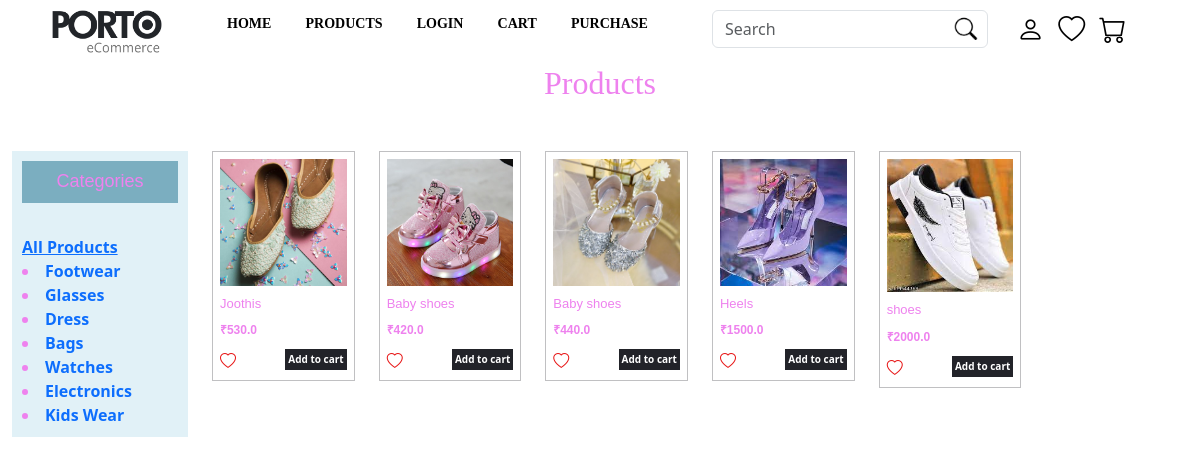
The app's page /products/3 with its own data.
### pages/models.py (models this page shows, shortened)
class Category(models.Model):
    cat_name=models.CharField(max_length=255)
    cat_image=models.ImageField(null=True,upload_to='uploads')
    cat_pro_count=models.IntegerField()

class Product(models.Model): #uploaded product details are shown in this model
    product_name=models.CharField(max_length=255)
    product_price=models.FloatField()
    product_image=models.CharField(max_length=255)
    product_desc=models.CharField(null=True,max_length=400)
    product_cat=models.IntegerField(null=True)

### pages/views.py (the view)
# urls.py: path('products/<int:id>',views.viewproducts,name='products'),
def viewproducts(request,id):
    cats = Category.objects.all()
    if id==0:
        products = Product.objects.all().order_by('-id').values()
    else:
        products = Product.objects.filter(product_cat=id).order_by('-id').values()
    context = {
        'products' : products,
        'cats' : cats
    }
    template = loader.get_template('viewproducts.html')
    return HttpResponse(template.render(context,request))

### pages/templates/viewproducts.html (shortened to what this page needs)
{% extends 'master.html' %}
{% load static %}
{% block content %}
<section>
    <h2 class="prohead">Products</h2> <br>
    <div class="container-fluid">
        <div class="row">
            <div class="col-sm-2">
                <div class="cats">
                        <h2 class="cathead">Categories</h2> <br>
                        <a href="/products/0">All Products</a>
                        {% for x in cats %}
                            <li><a href="/products/{{x.id}}" style="text-decoration: none;">{{ x.cat_name }}</a></li>
                        {% endfor %}
                </div>
            </div>
            <div class="col-sm-10">
                <div class="row">
                    {% for x in products %}
                    <div class="col-sm-2">
                        <div class="proimg">
                            <img src="{% static 'uploads/' %}{{x.product_image}}" alt="" width="100%">
                            <h6 class="head">{{ x.product_name }}</h6>
                            <span>
                                <p class="price1">₹{{ x.product_price }}</p>
                            </span>
                                    <div class="row">
                                        <div class="col-sm-3">
                                            <a href="/addtowish/{{x.id}}"><i class="bi-heart" style=" cursor: pointer; color: rgb(231, 19, 19);  "></i></a>
                                        </div>
                                        <div class="col-sm-9">
                                            <a href="/addtocart/{{x.id}}" class="cart" style="padding: 3px;font-size: 10px;">Add to cart</a>
                                        </div>
                                    </div>
                        </div>
                    </div>
                    {% endfor %}
                </div>
            </div>
        </div>
    </div>
</section>
{% endblock %}

### pages/templates/master.html (shortened to what this page needs)
{% load static %}
<!DOCTYPE html>
<html lang="en">
<head>
    <link href="https://cdn.jsdelivr.net/npm/bootstrap@5.3.1/dist/css/bootstrap.min.css" rel="stylesheet">
    <link rel="stylesheet" href="https://cdn.jsdelivr.net/npm/bootstrap-icons@1.10.5/font/bootstrap-icons.css">
    <link href="https://unpkg.com/aos@2.3.1/dist/aos.css" rel="stylesheet">
    <link rel="stylesheet" href="{% static 'shopping.css' %}">
    <link rel="stylesheet" type="text/css" href="{% static 'slick/slick/slick.css' %}">
    <link rel="stylesheet" type="text/css" href="{% static 'slick/slick/slick-theme.css' %} ">
    <link href="https://cdn.jsdelivr.net/npm/bootstrap@5.3.1/dist/css/bootstrap.min.css" rel="stylesheet">
  <link rel="stylesheet" href="{% static 'myglobal.css' %}">
</head>
<body>
    <section class="sec1">
        <div class="container-fluid">
            <div class="row">
                <div class="col-sm-2">
                <a href="/"><img src="{% static 'logo.png' %}" width="110px" class="logo"></a>
                </div>
                <div class="col-sm-5">
                    <a href="/" class="toplink" >Home</a>
                    <a href="/products/0" class="toplink">Products</a>
                    {% if 'usersess' not in request.session %}
                    <a href="/login" class="toplink">Login</a>
                    {% endif %}
                    <a href="/cart" class="toplink">Cart</a>
                    <a href="/purchase" class="toplink">Purchase</a>
                </div>
                <div class="col-sm-3">
                    <form action="/search" method="GET">
                        <input type="text" name="search" placeholder="Search" class="form-control searchinput" id="search">
                    </form>
                 </div>
                <div class="col-sm-2">
                    <a href="/login"><i class="bi-person icon02"></i></a>
                    <a href="/wishlist"><i class="bi-heart icon02"></i></a>
                    <a href="/cart"><i class="bi-cart icon02"></i></a>
                </div>
            </div>
        </div>
    </section>
    {% block content %}
    {% endblock %}
</body>
</html>

### pages/static/shopping.css (style rules this page uses)
.sec1 { margin: 10px 0px; }
.logo { margin-left: 40px; }
.toplink { font-family:poppins; font-size: 14px; font-weight: 700; text-transform: uppercase; color: black; margin: 0px 15px; text-decoration: none; }
.icon02 { font-size:27px; color: black; padding: 5px; }
.head { margin: 10px 0px 10px 0px; font-size: 13px; font-family: sans-serif; }
.price1 { margin: 10px 0px 10px 0px; font-family: sans-serif; font-size: 12px; font-weight: bold; }
.prohead { margin: 0px 0px 25px 0px; text-align: center; font-family:Cambria, Cochin, Georgia, Times, 'Times New Roman', serif; }
.proimg { margin-bottom: 30px; border:1px solid #c0c0c2; padding: 7px; }
.cart { font-size:12px; text-decoration: none; background-color: #222329; color: #fff; float: right; }
.cathead { background-color:rgb(123, 174, 192); text-align: center; font-size: 18px; font-family:'Franklin Gothic Medium', 'Arial Narrow', Arial, sans-serif; padding: 10px 0px; }
.cats { background-color:rgb(225, 241, 247); padding: 10px 10px 10px 10px ; }
.searchinput { background-image: url(Search.png); background-size: auto 100%; background-repeat: no-repeat; background-position: right center; }

### mystaticfiles/myglobal.css (style rules this page uses)
body { color:violet; font-weight: bold; }

### records on screen
Category: cat_name "Footwear"
Category: cat_name "Glasses"
Category: cat_name "Dress"
Category: cat_name "Bags"
Category: cat_name "Watches"
Category: cat_name "Electronics"
Category: cat_name "Kids Wear"
Product: product_image (picture), product_name "Joothis", product_price "530.0"
Product: product_image (picture), product_name "Baby shoes", product_price "420.0"
Product: product_image (picture), product_name "Baby shoes", product_price "440.0"
Product: product_image (picture), product_name "Heels", product_price "1500.0"
Product: product_image (picture), product_name "shoes", product_price "2000.0"
